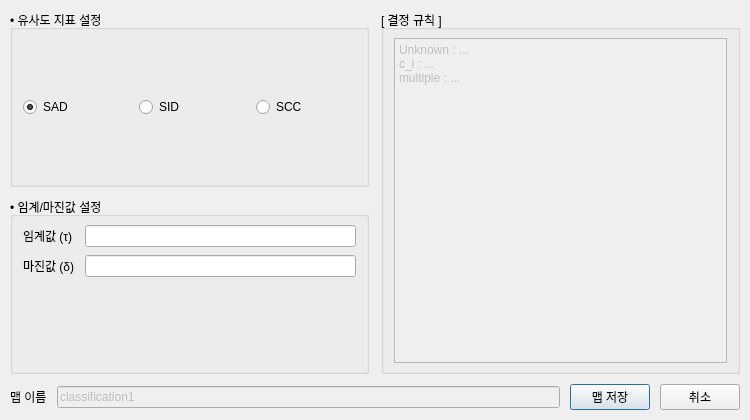
<?xml version="1.0" encoding="UTF-8"?>
<ui version="4.0">
 <class>Dialog</class>
 <widget class="QDialog" name="Dialog">
  <property name="geometry">
   <rect>
    <x>0</x>
    <y>0</y>
    <width>750</width>
    <height>420</height>
   </rect>
  </property>
  <property name="windowTitle">
   <string>분류 맵 생성</string>
  </property>
  <layout class="QVBoxLayout" name="vl_root">
   <property name="spacing">
    <number>10</number>
   </property>
   <property name="leftMargin">
    <number>10</number>
   </property>
   <property name="topMargin">
    <number>10</number>
   </property>
   <property name="rightMargin">
    <number>10</number>
   </property>
   <property name="bottomMargin">
    <number>10</number>
   </property>
   <item>
    <layout class="QHBoxLayout" name="hl_top" stretch="1,1">
     <property name="spacing">
      <number>12</number>
     </property>
     <item>
      <layout class="QVBoxLayout" name="vl_left">
       <property name="spacing">
        <number>10</number>
       </property>
       <item>
        <widget class="QGroupBox" name="groupBox_similarity">
         <property name="title">
          <string>• 유사도 지표 설정</string>
         </property>
         <layout class="QHBoxLayout" name="hl_similarity">
          <property name="spacing">
           <number>16</number>
          </property>
          <property name="leftMargin">
           <number>10</number>
          </property>
          <property name="topMargin">
           <number>8</number>
          </property>
          <property name="rightMargin">
           <number>10</number>
          </property>
          <property name="bottomMargin">
           <number>8</number>
          </property>
          <item>
           <widget class="QRadioButton" name="radioButton_sad">
            <property name="text">
             <string>SAD</string>
            </property>
            <property name="checked">
             <bool>true</bool>
            </property>
           </widget>
          </item>
          <item>
           <widget class="QRadioButton" name="radioButton_sid">
            <property name="text">
             <string>SID</string>
            </property>
           </widget>
          </item>
          <item>
           <widget class="QRadioButton" name="radioButton_scc">
            <property name="text">
             <string>SCC</string>
            </property>
           </widget>
          </item>
         </layout>
        </widget>
       </item>
       <item>
        <widget class="QGroupBox" name="groupBox_threshold">
         <property name="title">
          <string>• 임계/마진값 설정</string>
         </property>
         <layout class="QFormLayout" name="formLayout">
          <property name="horizontalSpacing">
           <number>10</number>
          </property>
          <property name="verticalSpacing">
           <number>8</number>
          </property>
          <property name="leftMargin">
           <number>10</number>
          </property>
          <property name="topMargin">
           <number>8</number>
          </property>
          <property name="rightMargin">
           <number>10</number>
          </property>
          <property name="bottomMargin">
           <number>8</number>
          </property>
          <item row="0" column="0">
           <widget class="QLabel" name="label_threshold">
            <property name="text">
             <string>임계값 (τ)</string>
            </property>
           </widget>
          </item>
          <item row="0" column="1">
           <widget class="QLineEdit" name="lineEdit_threshold"/>
          </item>
          <item row="1" column="0">
           <widget class="QLabel" name="label_margin">
            <property name="text">
             <string>마진값 (δ)</string>
            </property>
           </widget>
          </item>
          <item row="1" column="1">
           <widget class="QLineEdit" name="lineEdit_margin"/>
          </item>
         </layout>
        </widget>
       </item>
      </layout>
     </item>
     <item>
      <widget class="QGroupBox" name="groupBox_rules">
       <property name="title">
        <string>[ 결정 규칙 ]</string>
       </property>
       <layout class="QVBoxLayout" name="vl_rules">
        <property name="leftMargin">
         <number>10</number>
        </property>
        <property name="topMargin">
         <number>8</number>
        </property>
        <property name="rightMargin">
         <number>10</number>
        </property>
        <property name="bottomMargin">
         <number>8</number>
        </property>
        <item>
         <widget class="QPlainTextEdit" name="plainTextEdit_rules">
          <property name="enabled">
           <bool>false</bool>
          </property>
          <property name="minimumSize">
           <size>
            <width>280</width>
            <height>220</height>
           </size>
          </property>
          <property name="readOnly">
           <bool>true</bool>
          </property>
          <property name="plainText">
           <string>Unknown : ...
c_i : ...
multiple : ...</string>
          </property>
         </widget>
        </item>
       </layout>
      </widget>
     </item>
    </layout>
   </item>
   <item>
    <layout class="QHBoxLayout" name="horizontalLayout_3">
     <property name="spacing">
      <number>10</number>
     </property>
     <item>
      <widget class="QLabel" name="label_map_name">
       <property name="text">
        <string>맵 이름</string>
       </property>
      </widget>
     </item>
     <item>
      <widget class="QLineEdit" name="lineEdit_map_name">
       <property name="enabled">
        <bool>false</bool>
       </property>
       <property name="text">
        <string>classification1</string>
       </property>
      </widget>
     </item>
     <item>
      <widget class="QPushButton" name="pushButton_save">
       <property name="text">
        <string>맵 저장</string>
       </property>
      </widget>
     </item>
     <item>
      <widget class="QPushButton" name="pushButton_cancel">
       <property name="text">
        <string>취소</string>
       </property>
      </widget>
     </item>
    </layout>
   </item>
  </layout>
 </widget>
 <resources/>
 <connections/>
</ui>
